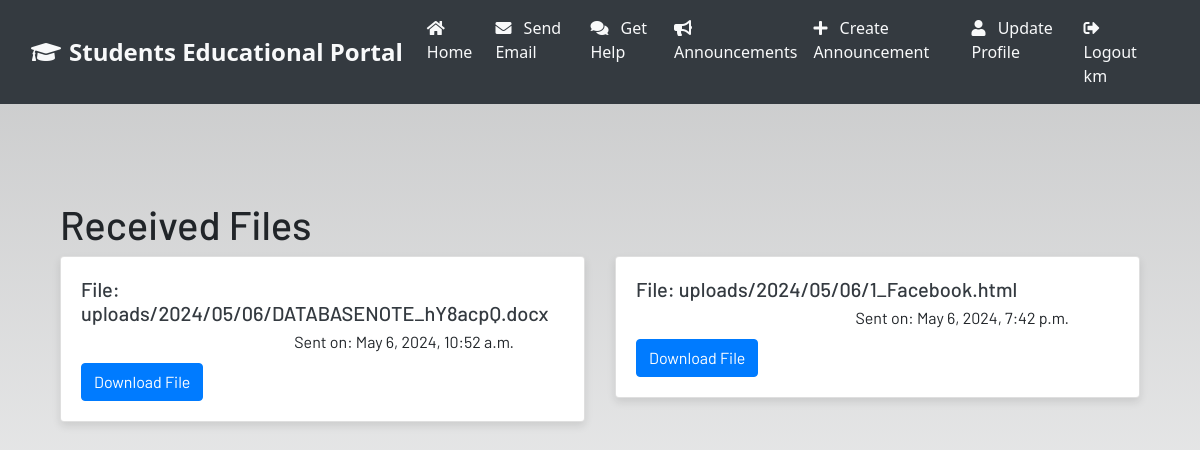
The page /received-files/ (signed in) on the database as committed earlier.
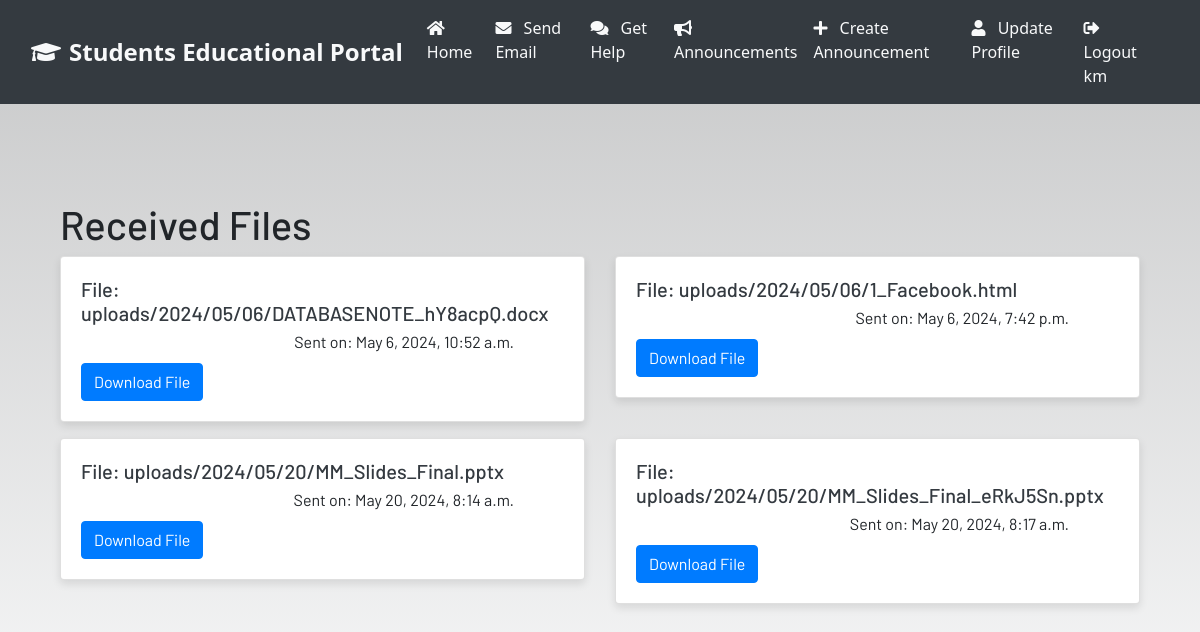
The same page on the database as committed later.
### dashboard/models.py (models this page shows, shortened)
class UploadedFile(models.Model):
    user = models.ForeignKey(User, on_delete=models.CASCADE, null=True, default=None)
    file = models.FileField(upload_to='uploads/%Y/%m/%d/')
    uploaded_at = models.DateTimeField(auto_now_add=True)

### dashboard/views.py (the view)
# urls.py: path('received-files/', views.received_files, name='received_files'),
@login_required
def received_files(request):
    files = UploadedFile.objects.filter(user=request.user)
    return render(request, 'dashboard/received_files.html', {'files': files})

### dashboard/templates/dashboard/received_files.html (shortened to what this page needs)
{% extends 'dashboard/base.html' %}
{% block content %}
<div class="container mt-5">
    <h1>Received Files</h1>
    {% if files %}
    <div class="row">
        {% for file in files %}
        <div class="col-md-6">
            <div class="card mb-3">
                <div class="card-body">
                    <h5 class="card-title">File: {{ file.file.name }}</h5>
                    <p class="card-text">Sent on: {{ file.uploaded_at }}</p>
                    <a href="{% url 'download_file' file.id %}" class="btn btn-primary">Download File</a>
                </div>
            </div>
        </div>
        {% empty %}
        <div class="col">
            <p>No files received yet.</p>
        </div>
        {% endfor %}
    </div>
    {% else %}
    <p>No files received yet.</p>
    {% endif %}
</div>
{% endblock %}

Rows that differ between the two databases and show on the page:
added UploadedFile: file.name "uploads/2024/05/20/MM_Slides_Final.pptx", uploaded_at "May 20, 2024, 8:14 a.m."
added UploadedFile: file.name "uploads/2024/05/20/MM_Slides_Final_eRkJ5Sn.pptx", uploaded_at "May 20, 2024, 8:17 a.m."
